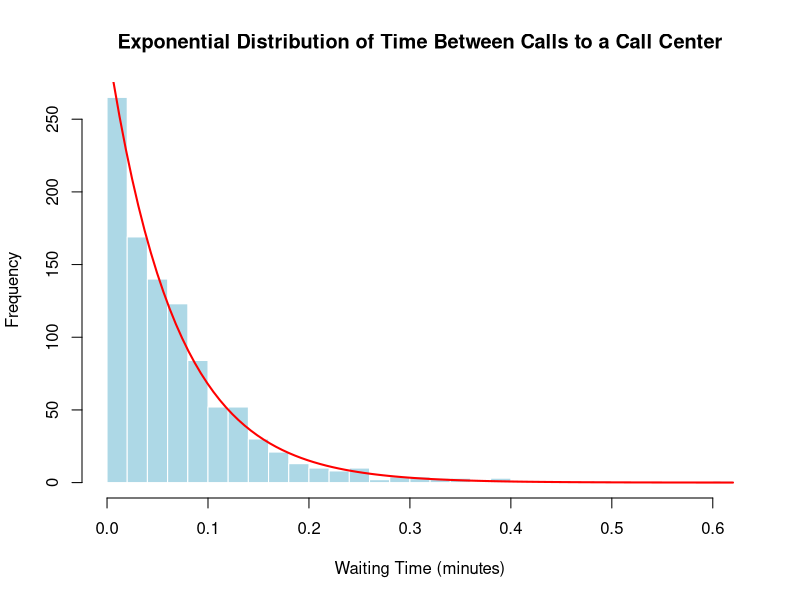

This chart was generated by the following R code:
# Filename: _056_exponential_realworld.R
# Title: Exponential Distribution Example - Time Between Calls to a Call Center
# Author: Raghava | GitHub: @raghavtwenty
# Date Created: June 23, 2024 | Last Updated: June 23, 2024
# Language: R | Version: 4.4.0

# PROBLEM

# We consider a real-world scenario where the time between calls received by a call center
# follows an exponential distribution with an average rate of 15 calls per hour.


# Parameters for the exponential distribution
rate = 15  # Rate parameter (calls per hour)

# Number of samples to generate
num_samples = 1000

# Generate random waiting times between calls using the exponential distribution
waiting_times = rexp(num_samples, rate = rate)

# Display the first few generated waiting times
print(head(waiting_times))

# Plot the histogram of the generated waiting times
hist(waiting_times,
    breaks = 30,
    col = "lightblue",
    border = "white",
    main = "Exponential Distribution of Time Between Calls to a Call Center",
    xlab = "Waiting Time (minutes)",
    ylab = "Frequency"
)

# Add the theoretical density line
curve(dexp(x, rate = rate) * num_samples * diff(range(waiting_times)) / 30,
    add = TRUE,
    col = "red",
    lwd = 2
)
